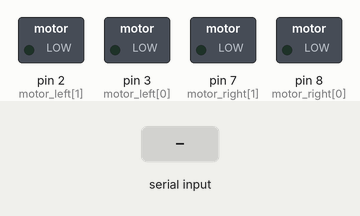
Recording of a sketch running on a simulated Arduino Uno, built with avr-gcc and run on an emulated ATmega328P. On the bench: switched loads named in the sketch (green lamp = pin HIGH). The test bench sets the inputs (shaded band).

Above: at 1.2 s.
1.3 s: "1\n" received over Serial
At 2.1 s:
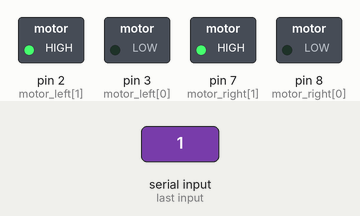
3.8 s: "2\n" received over Serial
At 4.6 s:
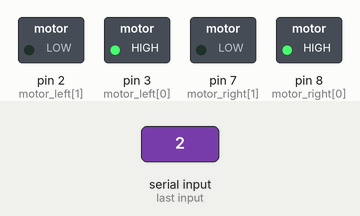
6.3 s: "3\n" received over Serial
At 7.2 s:
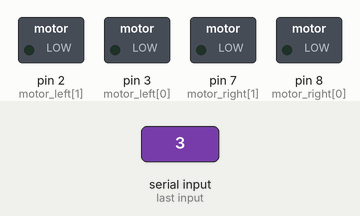
7.9 s: "4\n" received over Serial
At 8.4 s:
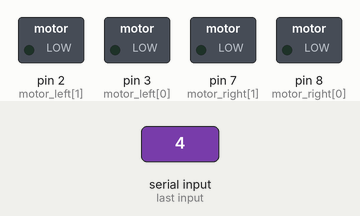
Timing chart, 0 to 10.5 s (numbered marks = the images above; inputs shaded):
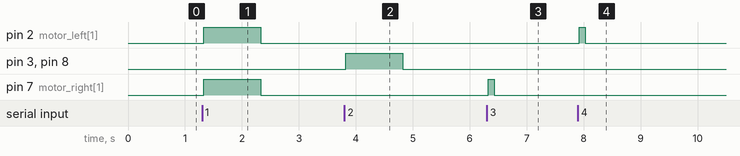

Measured:
- after the input at 1.3 s, pin 2 (motor_left[1]), pin 7 (motor_right[1]): LOW → HIGH at once, → LOW 1.0 s later
- after the input at 3.8 s, pin 3 (motor_left[0]), pin 8 (motor_right[0]): LOW → HIGH at once, → LOW 1.0 s later
- after the input at 6.3 s, pin 7 (motor_right[1]): LOW → HIGH at once, → LOW 0.10 s later
- after the input at 7.9 s, pin 2 (motor_left[1]): LOW → HIGH at once, → LOW 0.10 s later

The sketch:

RobotControllerWithSensors.ino
```cpp
#include "MultipleSensors.h"
#include <dht.h>
#include <pt.h>
#define TURN_DELAY 100


//motors
int motor_left[] = {3, 2};
int motor_right[] = {8, 7};

//sensors
//dht DHT;
int motionDetect, lightLevel, gasValue;
double temperature;
long sonar;


//thread init
static struct pt pt1;
float startTime=0;
bool transmit=false;

void setup() {
  Serial.begin(9600);
    pinMode(PIR_PIN, INPUT);
  PT_INIT(&pt1);
  int i;
for(i = 0; i < 2; i++){
pinMode(motor_left[i], OUTPUT);
pinMode(motor_right[i], OUTPUT);
}
}

void loop() {

  drive();
  protothread1(&pt1, 1000);

}


void motor_stop(){
digitalWrite(motor_left[0], LOW);
digitalWrite(motor_left[1], LOW);

digitalWrite(motor_right[0], LOW);
digitalWrite(motor_right[1], LOW);
unsigned long  motorStop= millis() + 25;
while (!(motorStop<= millis())){
//delay 25ms
}
}

void drive_backward(){
motor_stop();
digitalWrite(motor_left[0], HIGH);
digitalWrite(motor_left[1], LOW);

digitalWrite(motor_right[0], HIGH);
digitalWrite(motor_right[1], LOW);
}

void drive_forward(){
motor_stop();
digitalWrite(motor_left[0], LOW);
digitalWrite(motor_left[1], HIGH);

digitalWrite(motor_right[0], LOW);
digitalWrite(motor_right[1], HIGH);
}

void turn_right(){
motor_stop();
digitalWrite(motor_left[0], LOW);
digitalWrite(motor_left[1], HIGH);
unsigned long  motorStop= millis() + TURN_DELAY;
while (!(motorStop<= millis())){
//delay 300ms
}
motor_stop();

}

void turn_left(){
motor_stop();

digitalWrite(motor_right[0], LOW);
digitalWrite(motor_right[1], HIGH);
unsigned long  motorStop= millis() + TURN_DELAY;
while (!(motorStop<= millis())){
//delay 300ms
}
motor_stop();
}

void drive(){
if (Serial.available()) {
          int motion = Serial.parseInt();

          switch(motion){
             case 1 :
                      drive_forward();

                       break;
             case 2 : drive_backward();

                       break;
             case 3 : turn_left();

                       break;
             case 4 : turn_right();

                       break;
             case 6 : timeInit();

                       break;

             default :
                      motor_stop();
                       break;

          }
    }

}

void timeInit(){
  startTime=millis();
  Serial.print("Time Sync - Tranmit started!");
  transmit=true;
}


static int protothread1(struct pt *pt, int interval) {
  static unsigned long timestamp = 0;
  PT_BEGIN(pt);
  while(1) { // never stop
    /* each time the function is called the second boolean
    *  argument "millis() - timestamp > interval" is re-evaluated
    *  and if false the function exits after that. */
    PT_WAIT_UNTIL(pt, millis() - timestamp > interval );
    timestamp = millis(); // take a new timestamp
    if(transmit){
      getSonar();
//      motionSense();
//      lightSense();
//      getTemperature();
    }
  }
  PT_END(pt);
}
```

MultipleSensors.h
```cpp
#ifndef MultipleSensors_h

#define MultipleSensors_h


#define SONAR_TRIG  13
#define SONAR_ECHO  12
#define PIR_PIN  11
#define LDR_PIN  A1
#define DHT11_PIN 5


//obstacle
#define BUZZER 6
#define BUZZER_SOUND 100
#define MAX_DISTANCE 30


#define BATCH_SIZE 5
#define DEBUG 0

#define TURN_DELAY 100


enum IP_TYPE{
  SERVER,
  DEVICE
};


#endif
```

Sensors.ino
```cpp
int motionSense(){
  int motionDetect = digitalRead(PIR_PIN);
  if(DEBUG){
    Serial.print("MOTION : ");
    Serial.println(motionDetect);
  }
  pushSensorData("Motion:"+ String(motionDetect));
  return motionDetect;
}


int lightSense(){

  int lightLevel = analogRead(LDR_PIN);
  if(DEBUG){
    Serial.print("LIGHT : ");
    Serial.println(lightLevel);
  }
  pushSensorData("LDR:"+String(lightLevel));
  return lightLevel;
}

double getTemperature(){
  dht DHT;
  int chk = DHT.read11(DHT11_PIN);
  if(DEBUG){
    Serial.println("-------------------------------");
    Serial.println("Type,\tstatus,\tHumidity (%),\tTemperature (C)");
    Serial.print("DHT11, \t");

  switch (chk)
  {
    case DHTLIB_OK:
		Serial.print("OK,\t");
		break;
    case DHTLIB_ERROR_CHECKSUM:
		Serial.print("Checksum error,\t");
		break;
    case DHTLIB_ERROR_TIMEOUT:
		Serial.print("Time out error,\t");
		break;
    case DHTLIB_ERROR_CONNECT:
        Serial.print("Connect error,\t");
        break;
    case DHTLIB_ERROR_ACK_L:
        Serial.print("Ack Low error,\t");
        break;
    case DHTLIB_ERROR_ACK_H:
        Serial.print("Ack High error,\t");
        break;
    default:
		Serial.print("Unknown error,\t");
		break;
  }
  // DISPLAY DATA
  Serial.print("\t");
  Serial.print(DHT.temperature, 1);
  Serial.print(",\t\t");
  Serial.println(DHT.humidity, 1);
  Serial.println("-------------------------------");
  }
  pushSensorData("Temperature:"+String(DHT.temperature));
  pushSensorData("Humidity:"+String(DHT.humidity));
  return temperature;
}


int getSonar()
{
  long duration, inches, cm;

  pinMode(SONAR_TRIG, OUTPUT);// attach pin 3 to Trig
  digitalWrite(SONAR_TRIG, LOW);
  delayMicroseconds(2);
  digitalWrite(SONAR_TRIG, HIGH);
  delayMicroseconds(5);
  digitalWrite(SONAR_TRIG, LOW);

  pinMode (SONAR_ECHO, INPUT);//attach pin 4 to Echo
  duration = pulseIn(SONAR_ECHO, HIGH);

  // convert the time into a distance
  inches = microsecondsToInches(duration);
  cm = microsecondsToCentimeters(duration);
  if (!(cm > MAX_DISTANCE || cm <= 0)){
      pushSensorData("Sonar:"+ String(cm));
  }
if(DEBUG){
    Serial.print("SONAR : ");
    Serial.print(cm);
    Serial.print(" , ");
    Serial.println(inches);
    Serial.println("-----------------------------------");
}

}

long microsecondsToInches(long microseconds){
    return microseconds / 74 / 2;
}

long microsecondsToCentimeters(long microseconds){
    return microseconds / 29 / 2;
}


static String sensedData="";
static int batchCount=0;

void pushSensorData(String value){
  float tm=(millis()-startTime)/1000;
  value=value+":"+String(tm);
  if(batchCount==0){
      sensedData=value;
  }else{

     sensedData=sensedData+","+value;
  }batchCount++;
  if(batchCount==BATCH_SIZE){
    Serial.println(sensedData);
    sensedData="";
    batchCount=0;
  }

}
```
